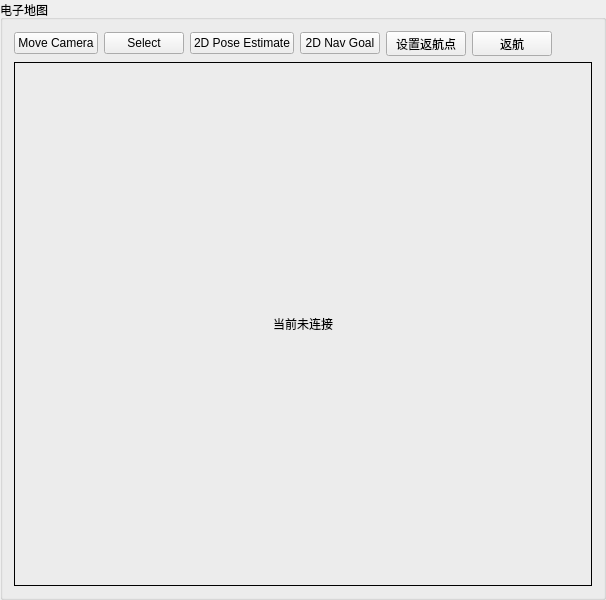
               <widget class="QGroupBox" name="groupBox_8">
                <property name="minimumSize">
                 <size>
                  <width>600</width>
                  <height>600</height>
                 </size>
                </property>
                <property name="title">
                 <string>电子地图</string>
                </property>
                <layout class="QVBoxLayout" name="verticalLayout_22">
                 <item>
                  <layout class="QVBoxLayout" name="verticalLayout_14" stretch="0,1">
                   <item>
                    <layout class="QHBoxLayout" name="horizontalLayout_11">
                     <item>
                      <widget class="QPushButton" name="move_camera_btn">
                       <property name="text">
                        <string>Move Camera</string>
                       </property>
                       <property name="icon">
                        <iconset resource="../resources/images.qrc">
                         <normaloff>:/images/rotate_cam.svg</normaloff>:/images/rotate_cam.svg</iconset>
                       </property>
                      </widget>
                     </item>
                     <item>
                      <widget class="QPushButton" name="set_select_btn">
                       <property name="text">
                        <string>Select</string>
                       </property>
                       <property name="icon">
                        <iconset resource="../resources/images.qrc">
                         <normaloff>:/images/classes/Select.png</normaloff>:/images/classes/Select.png</iconset>
                       </property>
                      </widget>
                     </item>
                     <item>
                      <widget class="QPushButton" name="set_pos_btn">
                       <property name="maximumSize">
                        <size>
                         <width>16777215</width>
                         <height>16777215</height>
                        </size>
                       </property>
                       <property name="text">
                        <string>2D Pose Estimate</string>
                       </property>
                       <property name="icon">
                        <iconset resource="../resources/images.qrc">
                         <normaloff>:/images/classes/SetInitialPose.png</normaloff>:/images/classes/SetInitialPose.png</iconset>
                       </property>
                      </widget>
                     </item>
                     <item>
                      <widget class="QPushButton" name="set_goal_btn">
                       <property name="text">
                        <string>2D Nav Goal</string>
                       </property>
                       <property name="icon">
                        <iconset resource="../resources/images.qrc">
                         <normaloff>:/images/classes/SetGoal.png</normaloff>:/images/classes/SetGoal.png</iconset>
                       </property>
                      </widget>
                     </item>
                     <item>
                      <widget class="QPushButton" name="set_return_btn">
                       <property name="maximumSize">
                        <size>
                         <width>16777215</width>
                         <height>25</height>
                        </size>
                       </property>
                       <property name="text">
                        <string>设置返航点</string>
                       </property>
                       <property name="icon">
                        <iconset resource="../resources/images.qrc">
                         <normaloff>:/images/set_return.png</normaloff>:/images/set_return.png</iconset>
                       </property>
                      </widget>
                     </item>
                     <item>
                      <widget class="QPushButton" name="return_btn">
                       <property name="maximumSize">
                        <size>
                         <width>16777215</width>
                         <height>25</height>
                        </size>
                       </property>
                       <property name="text">
                        <string>返航</string>
                       </property>
                       <property name="icon">
                        <iconset resource="../resources/images.qrc">
                         <normaloff>:/images/return.png</normaloff>:/images/return.png</iconset>
                       </property>
                      </widget>
                     </item>
                     <item>
                      <spacer name="horizontalSpacer_2">
                       <property name="orientation">
                        <enum>Qt::Horizontal</enum>
                       </property>
                       <property name="sizeHint" stdset="0">
                        <size>
                         <width>40</width>
                         <height>20</height>
                        </size>
                       </property>
                      </spacer>
                     </item>
                    </layout>
                   </item>
                   <item>
                    <layout class="QVBoxLayout" name="verticalLayout_build_map">
                     <item>
                      <widget class="QLabel" name="label_rvizShow">
                       <property name="frameShape">
                        <enum>QFrame::Box</enum>
                       </property>
                       <property name="text">
                        <string>当前未连接</string>
                       </property>
                       <property name="alignment">
                        <set>Qt::AlignCenter</set>
                       </property>
                      </widget>
                     </item>
                    </layout>
                   </item>
                  </layout>
                 </item>
                </layout>
               </widget>
